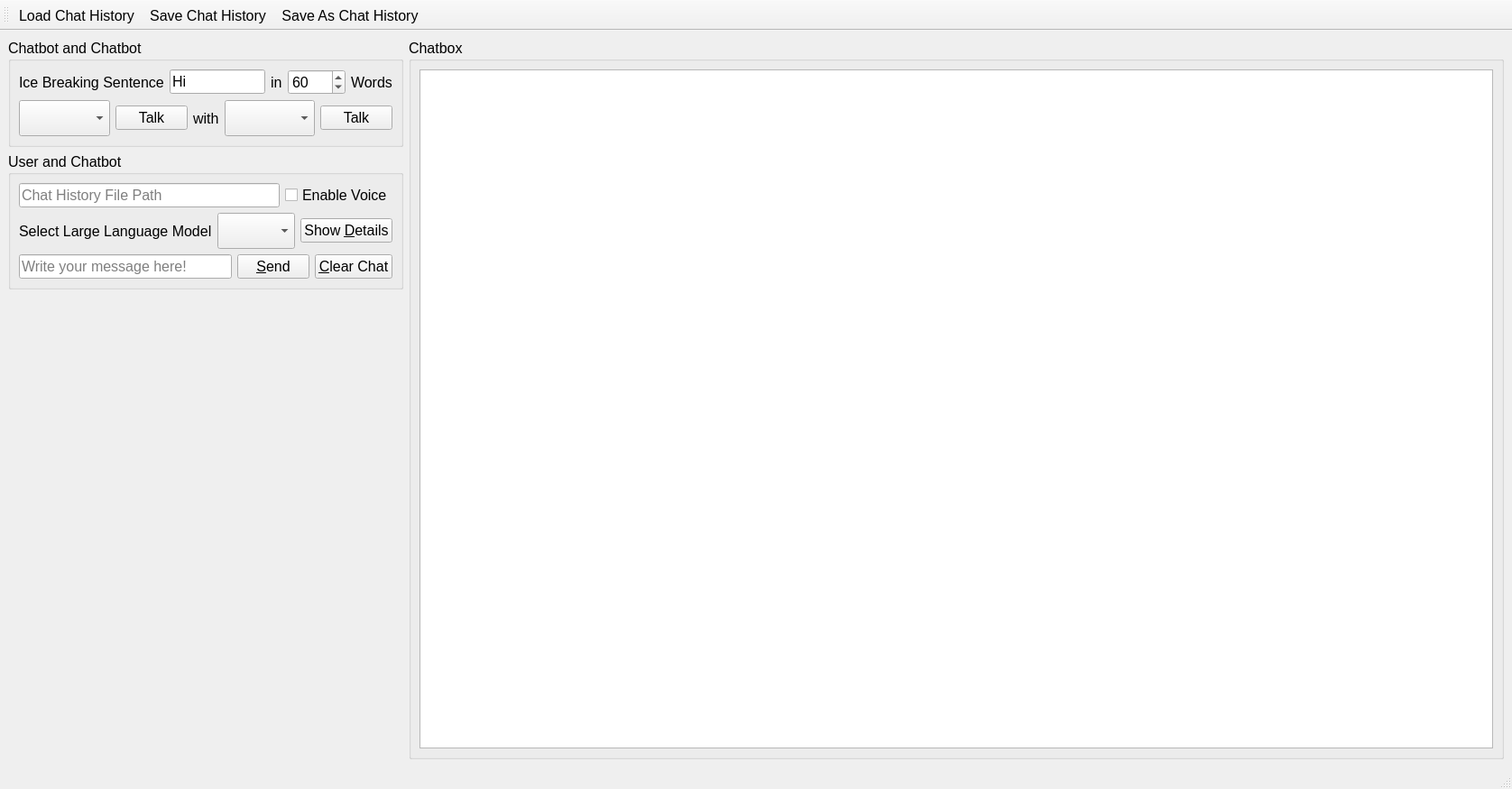
<?xml version="1.0" encoding="UTF-8"?>
<ui version="4.0">
 <class>chatbot</class>
 <widget class="QMainWindow" name="chatbot">
  <property name="geometry">
   <rect>
    <x>0</x>
    <y>0</y>
    <width>1676</width>
    <height>875</height>
   </rect>
  </property>
  <property name="font">
   <font>
    <pointsize>12</pointsize>
   </font>
  </property>
  <property name="windowTitle">
   <string>Gemma Chat Bot -  Your AI Comapnion</string>
  </property>
  <widget class="QWidget" name="centralwidget">
   <layout class="QHBoxLayout" name="horizontalLayout_6" stretch="1,3">
    <item>
     <layout class="QVBoxLayout" name="verticalLayout_4">
      <item>
       <widget class="QGroupBox" name="groupBox_2">
        <property name="title">
         <string>Chatbot and Chatbot</string>
        </property>
        <layout class="QVBoxLayout" name="verticalLayout_2">
         <item>
          <layout class="QHBoxLayout" name="horizontalLayout_3" stretch="0,1,0,0,0">
           <item>
            <widget class="QLabel" name="label_3">
             <property name="text">
              <string>Ice Breaking Sentence</string>
             </property>
            </widget>
           </item>
           <item>
            <widget class="QLineEdit" name="txtIceBreaker">
             <property name="text">
              <string>Hi</string>
             </property>
             <property name="placeholderText">
              <string>Write a sentence to start conversation between ChhatBots!</string>
             </property>
            </widget>
           </item>
           <item>
            <widget class="QLabel" name="label_4">
             <property name="text">
              <string>in</string>
             </property>
            </widget>
           </item>
           <item>
            <widget class="QSpinBox" name="spinWords">
             <property name="minimum">
              <number>5</number>
             </property>
             <property name="maximum">
              <number>5000</number>
             </property>
             <property name="value">
              <number>60</number>
             </property>
            </widget>
           </item>
           <item>
            <widget class="QLabel" name="label_5">
             <property name="text">
              <string>Words</string>
             </property>
            </widget>
           </item>
          </layout>
         </item>
         <item>
          <layout class="QHBoxLayout" name="horizontalLayout_4" stretch="1,0,0,1,0">
           <item>
            <widget class="QComboBox" name="cbxModel1">
             <property name="minimumSize">
              <size>
               <width>0</width>
               <height>40</height>
              </size>
             </property>
            </widget>
           </item>
           <item>
            <widget class="QPushButton" name="btnModel1Talk">
             <property name="text">
              <string>Talk</string>
             </property>
            </widget>
           </item>
           <item>
            <widget class="QLabel" name="label_2">
             <property name="minimumSize">
              <size>
               <width>0</width>
               <height>40</height>
              </size>
             </property>
             <property name="text">
              <string>with</string>
             </property>
            </widget>
           </item>
           <item>
            <widget class="QComboBox" name="cbxModel2">
             <property name="minimumSize">
              <size>
               <width>0</width>
               <height>40</height>
              </size>
             </property>
            </widget>
           </item>
           <item>
            <widget class="QPushButton" name="btnModel2Talk">
             <property name="text">
              <string>Talk</string>
             </property>
            </widget>
           </item>
          </layout>
         </item>
        </layout>
       </widget>
      </item>
      <item>
       <widget class="QGroupBox" name="groupBox">
        <property name="title">
         <string>User and Chatbot</string>
        </property>
        <layout class="QVBoxLayout" name="verticalLayout">
         <item>
          <layout class="QHBoxLayout" name="horizontalLayout_5" stretch="1,0">
           <item>
            <widget class="QLineEdit" name="txtChatHistoryPath">
             <property name="placeholderText">
              <string>Chat History File Path</string>
             </property>
            </widget>
           </item>
           <item>
            <widget class="QCheckBox" name="cbEnableVoice">
             <property name="text">
              <string>Enable Voice</string>
             </property>
            </widget>
           </item>
          </layout>
         </item>
         <item>
          <layout class="QHBoxLayout" name="horizontalLayout_2" stretch="0,1,0">
           <item>
            <widget class="QLabel" name="label">
             <property name="text">
              <string>Select Large Language Model</string>
             </property>
            </widget>
           </item>
           <item>
            <widget class="QComboBox" name="cbxModels">
             <property name="minimumSize">
              <size>
               <width>0</width>
               <height>40</height>
              </size>
             </property>
            </widget>
           </item>
           <item>
            <widget class="QPushButton" name="btnShowDetails">
             <property name="text">
              <string>Show &amp;Details</string>
             </property>
            </widget>
           </item>
          </layout>
         </item>
         <item>
          <layout class="QHBoxLayout" name="horizontalLayout" stretch="1,0,0">
           <item>
            <widget class="QLineEdit" name="input_area">
             <property name="placeholderText">
              <string>Write your message here!</string>
             </property>
            </widget>
           </item>
           <item>
            <widget class="QPushButton" name="btnSend">
             <property name="text">
              <string>&amp;Send</string>
             </property>
            </widget>
           </item>
           <item>
            <widget class="QPushButton" name="btnClearChat">
             <property name="text">
              <string>&amp;Clear Chat</string>
             </property>
            </widget>
           </item>
          </layout>
         </item>
        </layout>
       </widget>
      </item>
      <item>
       <spacer name="verticalSpacer">
        <property name="orientation">
         <enum>Qt::Orientation::Vertical</enum>
        </property>
        <property name="sizeHint" stdset="0">
         <size>
          <width>20</width>
          <height>40</height>
         </size>
        </property>
       </spacer>
      </item>
     </layout>
    </item>
    <item>
     <widget class="QGroupBox" name="groupBox_3">
      <property name="title">
       <string>Chatbox</string>
      </property>
      <layout class="QVBoxLayout" name="verticalLayout_3">
       <item>
        <widget class="QTableWidget" name="chat_table">
         <property name="showGrid">
          <bool>false</bool>
         </property>
         <attribute name="horizontalHeaderVisible">
          <bool>false</bool>
         </attribute>
         <attribute name="horizontalHeaderHighlightSections">
          <bool>false</bool>
         </attribute>
         <attribute name="horizontalHeaderStretchLastSection">
          <bool>true</bool>
         </attribute>
         <attribute name="verticalHeaderVisible">
          <bool>false</bool>
         </attribute>
         <attribute name="verticalHeaderHighlightSections">
          <bool>false</bool>
         </attribute>
         <column>
          <property name="text">
           <string>chat</string>
          </property>
         </column>
        </widget>
       </item>
      </layout>
     </widget>
    </item>
   </layout>
  </widget>
  <widget class="QStatusBar" name="statusbar"/>
  <widget class="QToolBar" name="toolBar">
   <property name="windowTitle">
    <string>toolBar</string>
   </property>
   <attribute name="toolBarArea">
    <enum>TopToolBarArea</enum>
   </attribute>
   <attribute name="toolBarBreak">
    <bool>false</bool>
   </attribute>
   <addaction name="actionLoad_Chat_History"/>
   <addaction name="actionSave_Chat_History"/>
   <addaction name="actionSave_As_Chat_History"/>
  </widget>
  <action name="actionSave_Chat_History">
   <property name="icon">
    <iconset theme="QIcon::ThemeIcon::DocumentSave"/>
   </property>
   <property name="text">
    <string>Save Chat History</string>
   </property>
   <property name="shortcut">
    <string>Ctrl+S</string>
   </property>
  </action>
  <action name="actionLoad_Chat_History">
   <property name="icon">
    <iconset theme="QIcon::ThemeIcon::AppointmentNew"/>
   </property>
   <property name="text">
    <string>Load Chat History</string>
   </property>
   <property name="shortcut">
    <string>Ctrl+L</string>
   </property>
  </action>
  <action name="actionSave_As_Chat_History">
   <property name="icon">
    <iconset theme="QIcon::ThemeIcon::DocumentSaveAs"/>
   </property>
   <property name="text">
    <string>Save As Chat History...</string>
   </property>
  </action>
 </widget>
 <resources/>
 <connections/>
</ui>
